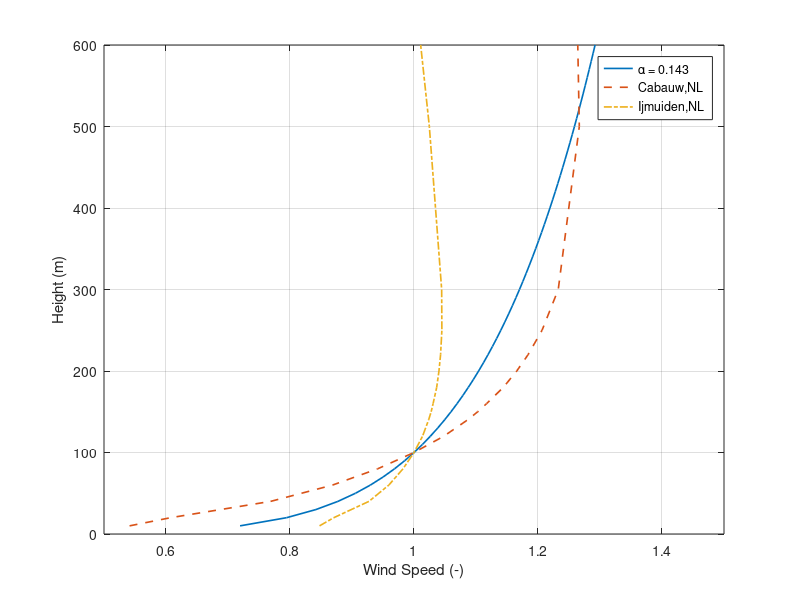
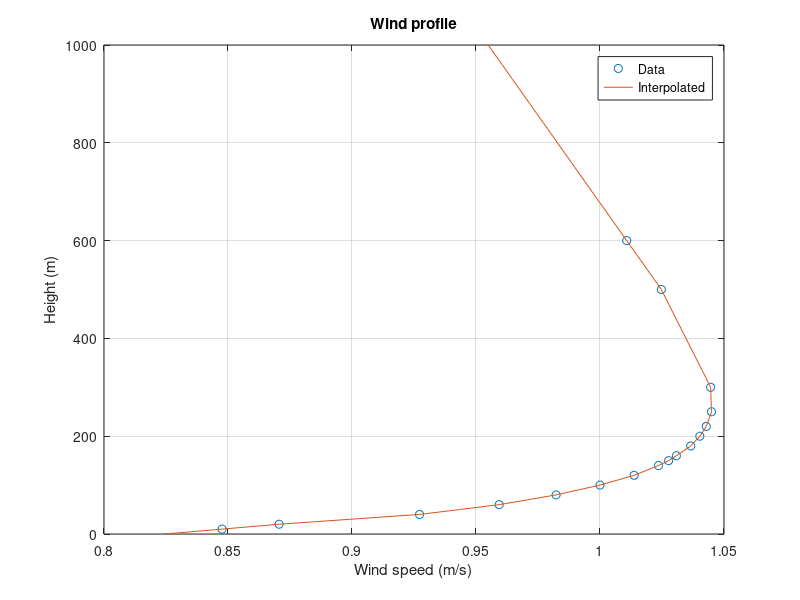
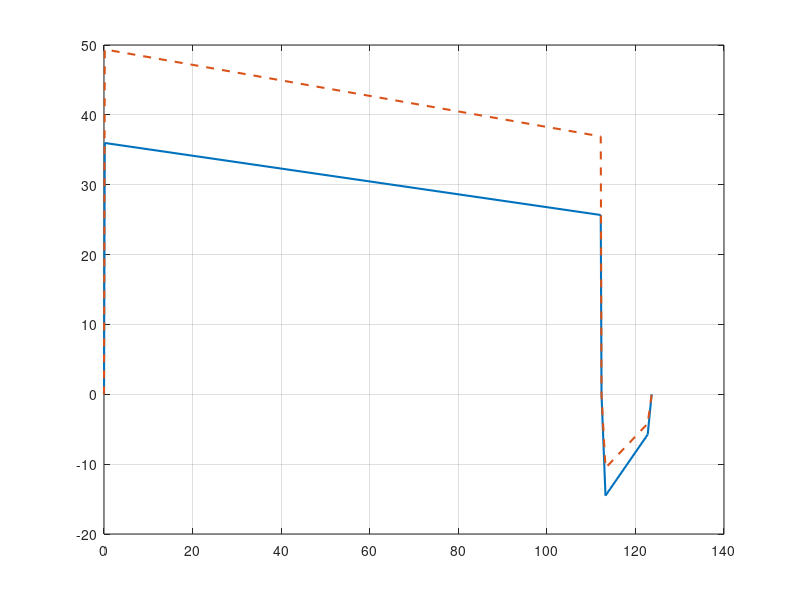

The MATLAB script that drew these images, in order: (Note: this script raises an error after producing the figures.)
clc
clearvars
clear global

%% Load saved outputs
load Outputs_Example/inputs.mat
load Outputs_Example/optData.mat
load Outputs_Example/outputs.mat
load Outputs_Example/processedOutputs.mat

%% Plot settings
vw = inputs.vw_ref;
x_axis_limit = [0 processedOutputs.vw_100m_operRange(end)];

newcolors = [ % 0.25, 0.25, 0.25
  0 0.4470 0.7410
0.8500 0.3250 0.0980 
0.4660, 0.6740, 0.1880
0.9290, 0.6940, 0.1250
0.4940, 0.1840, 0.5560
0.6350 0.0780 0.1840
0.3010 0.7450 0.9330];

%% Plots
% Wind profile
Vref = 10; % m/s
z = 10:10:600; % m
V = Vref * (z/inputs.h_ref).^inputs.windShearExp/Vref;
%   MegAWES Onshore location Cabauw. Wind speeds normalized with value at 100m. Profiles from: https://doi.org/10.1016/j.renene.2022.06.094
z_MegAWES = [10,20,40,60,80,100,120,140,150,160,180,200,220,250,300,500,600];
V_MegAWES_Cabauw = [0.541219682843206,0.607355091566827,0.768630154201962,0.868484406441142,0.941395360902529,1,1.04810058627160,1.08638854381156,1.10277338731106,1.11715868927737,1.14412258234309,1.16573551308321,1.18394938534465,1.20653423381438,1.23266397972046,1.26662287360302,1.26414483994687];
V_MegAWES_Ijmuiden = [0.847612611633547,0.870603040595613,0.927240267828556,0.959346286990695,0.982291573490674,1,1.01377720773809,1.02356771954493,1.02766760602000,1.03079423355205,1.03659625208888,1.04025827758100,1.04284618416620,1.04496440015282,1.04461712713371,1.02473617783789,1.01076976884552];
figure('units','inch','Position', [15 6 2 2.2])
hold on
box on
grid on
plot(V,z,'linewidth',1.2)
plot(V_MegAWES_Cabauw,z_MegAWES,'--','linewidth',1.2)
plot(V_MegAWES_Ijmuiden,z_MegAWES,'-.','linewidth',1.2)
legend('α = 0.143','Cabauw,NL','Ijmuiden,NL');
xlim([0.5 1.5])
xlabel('Wind Speed (-)')
ylabel('Height (m)')
% saveas(gcf, fullfile(directory, ['vert_wind_prof', '.fig']));
% print(gcf, fullfile(directory, ['vert_wind_prof', '.eps']), '-depsc2');
hold off

% Continuous function from vertical wind profile
% Define the heights at which you want to interpolate
heights = [0:10:1000]; % Adjust the desired height values as needed

% Interpolate V_MegAWES_Cabauw at the specified heights
V_interpolated = interp1(z_MegAWES, V_MegAWES_Ijmuiden, heights, 'linear', 'extrap');

% Plot the interpolated function
figure('units','inch','Position', [15 6 2 2.2])
hold on 
box on
grid on
plot(V_MegAWES_Ijmuiden, z_MegAWES, 'o', V_interpolated, heights, '-');
xlabel('Wind speed (m/s)');
ylabel('Height (m)');
title('Wind profile');
legend('Data', 'Interpolated', 'Location', 'Best');
hold off

% Cycle timeseries plots: Pattern averages
windSpeeds = [8,9 15,processedOutputs.cutOut,processedOutputs.cutIn];
for i = windSpeeds
    idx = find(vw == i);
    figure('units','inch','Position', [15 3 3.5 2.2])
    hold on
    grid on
    box on
    % Plot your data
    plot(processedOutputs.cyclePowerRep(i).t_inst, processedOutputs.cyclePowerRep(i).P_e_inst,'linewidth',1.5, 'DisplayName', 'P_{e}');
    plot(processedOutputs.cyclePowerRep(i).t_inst,processedOutputs.cyclePowerRep(i).P_m_inst,'--','linewidth',1.5, 'DisplayName', 'P_{m}');
    yline(processedOutputs.P_e_avg(idx)/10^3, '-.', 'linewidth',1.2, 'DisplayName', 'P_{e,avg}');
    % Set yline positions within the range of your data
    yline(0, '-', 'linewidth', 1, 'HandleVisibility', 'off');      
    ylabel('(kW)');
    xlabel('Time (s)');      
    % Create a custom legend with 'Data1' and 'Data2' only
    legend('Location', 'Best');      
    % Customize legend colors
    legend('TextColor', 'k', 'Color', 'w'); % 'TextColor' sets the text color, 'Color' sets the background color      
    xlim([0 processedOutputs.cyclePowerRep(i).t_inst(end)]);
    ylim([1.5*min(processedOutputs.cyclePowerRep(i).P_e_inst) 1.05*max(processedOutputs.cyclePowerRep(i).P_m_inst)]);
    title(strcat('Wind speed at 100m:', num2str(processedOutputs.cyclePowerRep(idx).ws), ' m/s'));      
    hold off
end

% Plots showing the per element results for rated wind speed
ws = processedOutputs.ratedWind;
fig = figure();
colororder(newcolors)
% Lengths
subplot(2,2,1)
hold on
grid on
box on
plot(processedOutputs.Rp(ws,:),':o','linewidth',1,'markersize',3);
plot(processedOutputs.l_t_inCycle(ws,:),':^','linewidth',1,'markersize',3);
plot(processedOutputs.h_inCycle(ws,:),':s','linewidth',1,'markersize',3);
ylabel('(m)');
legend('R_{p}','l_{t}','h_{p}','location','northwest');
hold off
% Speeds
subplot(2,2,2)
hold on
grid on
box on
yyaxis left
plot(processedOutputs.lambda(ws,:),':o','linewidth',1,'markersize',3);
plot(processedOutputs.f(ws,:),':s','linewidth',1,'markersize',3);
plot(processedOutputs.f_i(ws,:),':v','linewidth',1,'markersize',3);
ylabel('(-)');
yyaxis right
plot(processedOutputs.vw(ws,:),':s','linewidth',1,'markersize',3);
plot(processedOutputs.vw_i(ws,:),':v','linewidth',1,'markersize',3);
ylabel('(m/s)');
legend('λ','f_o','f_i','v_{w,o}','v_{w,i}','location','northwest');
hold off
% Glide ratios
subplot(2,2,3)
hold on
grid on
box on
plot(processedOutputs.E(ws,:),':s','linewidth',1,'markersize',3);
plot(processedOutputs.E_i(ws,:),':v','linewidth',1,'markersize',3);
% ylim([0 2.5]);
ylabel('(-)');
legend('E_o','E_i','location','northwest');
hold off
% Forces
subplot(2,2,4)
hold on
grid on
box on
plot(processedOutputs.Fa(ws,:)/1e3,':o','linewidth',1,'markersize',3);
plot(processedOutputs.Fa_i(ws,:)/1e3,':^','linewidth',1,'markersize',3);
plot(processedOutputs.Ft_drum(ws,:)/1e3,':s','linewidth',1,'markersize',3);
plot(processedOutputs.Ft_drum_i(ws,:)/1e3,':v','linewidth',1,'markersize',3);
legend('F_{a,o}','F_{a,i}','F_{tg,o}','F_{tg,i}','location','northwest');
ylabel('(kN)');
hold off
han=axes(fig,'visible','off'); 
han.Title.Visible='on';
han.XLabel.Visible='on';
han.YLabel.Visible='off';
ylabel(han,'yourYLabel');
xlabel(han,'Discretized reel-out length elements');
title(han,'Wind speed at 100m = 15 m/s');

% Speeds
figure('units','inch','Position', [3 3 3.5 2.2])
colororder(newcolors)
hold on
grid on
box on
yyaxis left
plot(vw, mean(processedOutputs.lambda,2),':o','linewidth',1,'markersize',3);
plot(vw, mean(processedOutputs.f,2),':s','linewidth',1,'markersize',3);
plot(vw, mean(processedOutputs.f_i,2),':v','linewidth',1,'markersize',3);
ylabel('(-)');
yyaxis right
plot(vw, mean(processedOutputs.vw,2),':s','linewidth',1,'markersize',3);
plot(vw, mean(processedOutputs.vw_i,2),':v','linewidth',1,'markersize',3);
ylabel('(m/s)');
legend('λ','f_{o}','f_{i}','v_{w,o}','v_{w,i}','location','northwest');
xlabel('Wind speed at 100m height (m/s)');
xlim(x_axis_limit);
%ylim([0 160]);
hold off

% Aero coefficients
figure('units','inch','Position', [3 6 3.5 2.2])
colororder(newcolors)
hold on
grid on
box on
plot(vw, mean(processedOutputs.CL,2),'o:','linewidth',1,'markersize',3);
plot(vw, mean(processedOutputs.CL_i,2),'d:','linewidth',1,'markersize',3);
plot(vw, mean(processedOutputs.CD_k,2),'^:','linewidth',1,'markersize',3);
plot(vw, mean(processedOutputs.CD_k_i,2),'v:','linewidth',1,'markersize',3);
plot(vw, mean(processedOutputs.CD_t,2),'s:','linewidth',1,'markersize',3);
ylabel('(-)');
legend('C_{L,o}','C_{L,i}','C_{D,k,o}','C_{D,k,i}','C_{D,t}','location','northwest','Orientation','vertical');
xlabel('Wind speed at 100m height (m/s)');
xlim(x_axis_limit);
%ylim([0 160]);
hold off

% Lengths
figure('units','inch','Position', [3 6 3.5 2.2])
colororder(newcolors)
hold on
grid on
box on
plot(vw, processedOutputs.h_cycleAvg,'d:','linewidth',1,'markersize',3);
plot(vw, mean(processedOutputs.Rp,2),'o:','linewidth',1,'markersize',3);
plot(vw, processedOutputs.deltaL,'^:','linewidth',1,'markersize',3);
plot(vw, processedOutputs.l_t_max,'s:','linewidth',1,'markersize',3);
plot(vw, processedOutputs.l_t_min,'x:','linewidth',1,'markersize',3);
ylabel('(m)');
legend('h_{p,avg}','R_{p,avg}','Δl','l_{t,max}','l_{t,min}','location','northwest','Orientation','vertical');
xlabel('Wind speed at 100m height (m/s)');
xlim(x_axis_limit);
%ylim([0 160]);
hold off

% Roll angle, avg patt elevation
figure('units','inch','Position', [7 3 3.5 2.2])
colororder(newcolors)
hold on
grid on
box on
plot(vw, mean(processedOutputs.rollAngle,2),'s:','linewidth',1,'markersize',3);
plot(vw, processedOutputs.beta,'o:','linewidth',1,'markersize',3);
plot(vw, processedOutputs.gamma,'d:','linewidth',1,'markersize',3);
ylabel('(deg)');
legend('$$\Psi$$','$$\overline{\beta}$$','$$\gamma$$','location','northwest','Orientation','vertical','Interpreter','latex');
xlabel('Wind speed at 100m height (m/s)');
xlim(x_axis_limit);
%ylim([0 160]);
hold off

% All forces 
figure('units','inch','Position', [7 6 3.5 2.2])
colororder(newcolors)
hold on
grid on
box on
plot(vw, mean(processedOutputs.Fa,2)./10^3,':o','linewidth',1,'markersize',3);
plot(vw, mean(processedOutputs.Fa_i,2)./10^3,':s','linewidth',1,'markersize',3);
plot(vw, mean(processedOutputs.Ft_drum,2)./10^3,':^','linewidth',1,'markersize',3);
plot(vw, mean(processedOutputs.Ft_drum_i,2)./10^3,':d','linewidth',1,'markersize',3);
plot(vw, processedOutputs.W./10^3,':x','linewidth',1,'markersize',4);
ylabel('(kN)');
legend('F_{a,o}','F_{a,i}','F_{tg,o}','F_{tg,i}','W','location','northwest');
xlabel('Wind speed at 100m height (m/s)');
xlim(x_axis_limit);
%ylim([0 160]);
hold off

% % Efficiencies
% ERO_elec = sum(processedOutputs.PROeff_elec.*processedOutputs.tROeff,2)' + processedOutputs.PRO1_elec.*processedOutputs.t1;
% ERI_elec = sum(processedOutputs.PRIeff_elec.*processedOutputs.tRIeff,2)' + processedOutputs.PRI2_elec.*processedOutputs.t2;
% ERO_mech = sum(processedOutputs.PROeff_mech.*processedOutputs.tROeff,2)' + processedOutputs.PRO1_mech.*processedOutputs.t1;
% ERI_mech = sum(processedOutputs.PRIeff_mech.*processedOutputs.tRIeff,2)' + processedOutputs.PRI2_mech.*processedOutputs.t2;
% figure('units','inch','Position', [11 3 3.5 2.2])
% colororder(newcolors)
% hold on
% grid on
% box on
% plot(vw, (ERO_mech-ERI_mech)./ERO_mech,'o','markersize',3);
% plot(vw, (ERO_elec-ERI_elec)./ERO_mech,'+','markersize',3);
% plot(vw, processedOutputs.dutyCycle,'d','markersize',3);
% plot(vw, mean(processedOutputs.reelOutF,2),'x','markersize',3);
% ylabel('(-)');
% % ylim([30 100]);
% legend('η_{m,avg}','η_{e,avg}','D','f','location','southeast');
% xlabel('Wind speed at 100m height (m/s)');
% xlim(x_axis_limit);
% hold off

% Time, num of patterns
figure('units','inch','Position', [11 3 3.5 2.2])
colororder(newcolors)
hold on
grid on
box on
yyaxis left
plot(vw, processedOutputs.to,':s','linewidth',1,'markersize',3);
plot(vw, processedOutputs.ti,':d','linewidth',1,'markersize',3);
plot(vw, mean(processedOutputs.tPatt,2),':o','linewidth',1,'markersize',3);
ylabel('(s)');
yyaxis right
plot(vw, mean(processedOutputs.numOfPatt,2),':^','linewidth',1,'markersize',3);
ylabel('(-)');
xlabel('Wind speed at 100m height (m/s)');
legend('t_{o}','t_{i}','t_{patt,avg}','N_{p}','location','northwest');
xlim(x_axis_limit);
hold off

% Power plots
pastel_b = '[0 0.4470 0.7410]';
figure('units','inch','Position', [11 6 3.5 2.2])
colororder(newcolors)
hold on
grid on
box on
plot(vw, processedOutputs.P_m_o./10^3,':o','linewidth',1,'markersize',3);
plot(vw, processedOutputs.P_e_o./10^3,':s','linewidth',1,'markersize',3);
plot(vw, processedOutputs.P_m_i./10^3,':d','linewidth',1,'markersize',3);
plot(vw, processedOutputs.P_e_i./10^3,':^','linewidth',1,'markersize',3);
plot(vw, processedOutputs.P_e_avg./10^3,':x','linewidth',1,'markersize',5);
ylabel('(kW)');
%title('Cycle averages');
legend('P_{m,o}','P_{e,o}','P_{m,i}','P_{e,i}','P_{e,avg}','location','northwest');
xlabel('Wind speed at 100m height (m/s)');
xlim(x_axis_limit);
hold off


% Power curve comparison plot
% Loyd
CL_loyd = inputs.Cl_maxAirfoil*inputs.Cl_eff_F;
CD_loyd = inputs.Cd0 + (CL_loyd-inputs.Cl0_airfoil)^2/(pi()*inputs.AR*inputs.e);
for i = 1:length(vw)
    P_Loyd(i) = (4/27)*(CL_loyd^3/CD_loyd^2)*(1/2)*inputs.airDensity*inputs.S*(vw(i)^3);
    if P_Loyd(i)>processedOutputs.ratedPower
        P_Loyd(i) = processedOutputs.ratedPower;
    end 
end
% AP3 6DoF simulation results
AP3.PC.ws    = [7.32E+00, 8.02E+00, 9.05E+00, 1.00E+01, 1.10E+01, 1.20E+01, ...
  1.30E+01, 1.41E+01, 1.50E+01, 1.60E+01, 1.70E+01, 1.80E+01, 1.90E+01]; %[m/s]
AP3.PC.power = [0.00E+00, 7.01E+03, 2.37E+04, 4.31E+04, 6.47E+04, 8.46E+04, ...
  1.02E+05, 1.20E+05, 1.34E+05, 1.49E+05, 1.50E+05, 1.50E+05, 1.50E+05]./10^3; %[kW]

figure('units','inch','Position', [4 4 3.5 2.2])
colororder(newcolors)
hold on
grid on
box on
plot(vw, P_Loyd./10^3,'-','linewidth',1);
plot(vw, processedOutputs.P_e_avg./10^3,':s','linewidth',1,'MarkerSize',3);
plot(AP3.PC.ws, AP3.PC.power,':^k','linewidth',1,'MarkerSize',3);
ylabel('Power (kW)');
legend('Ideal Reel-out','QSM','6-DOF','location','southeast');
xlabel('Wind speed at 100m height (m/s)');
xlim(x_axis_limit);
hold off

%% Scaling effects

% % Fixed WA: Finding opt tether size for given WA. No constraints and No reel-in
% clc
% clearvars
% clear global
% inputSheet_scalingEffects;
% inputs.S = 100;
% for i =1:6
%   inputs.Ft_max = 200+200*i;
%   fixedWA.Ft_max(i) = inputs.Ft_max;
%   [optData,outputs,postProRes] = main(inputs);
%   fixedWA.m_k(i)     = outputs.m_k;
%   fixedWA.zeta(i)    = outputs.zetaMech;
%   fixedWA.Ft_to_S(i) = fixedWA.Ft_max(i)/inputs.S;
% end
% figure('units','inch','Position', [4 4 3.5 2.2])
% hold on
% grid on
% box on
% xlabel('F_{t,max} (kN)');
% yyaxis left
% plot(fixedWA.Ft_max,fixedWA.zeta,'o-','linewidth',1,'MarkerSize',3);
% ylabel('ζ (-)');
% yyaxis right
% plot(fixedWA.Ft_max,fixedWA.m_k,'^-','linewidth',1,'MarkerSize',3);
% ylabel('m_k (kg)');
% title('S = 100 m^2');
% hold off
% 
% 
% % Fixed Ft_max
% clc
% clearvars
% clear global
% inputSheet_scalingEffects;
% FixedFt_max.Ft_max = 400;
% for i =1:10
%   inputs.S = 10*i;
%   FixedFt_max.S(i)       = inputs.S;
%   inputs.Ft_max          = FixedFt_max.Ft_max;
%   FixedFt_max.Ft_max     = inputs.Ft_max;
%   [optData,outputs,postProRes] = main(inputs);
%   FixedFt_max.m_k(i)     = outputs.m_k;
%   FixedFt_max.zeta(i)    = outputs.zetaMech;
% end
% figure('units','inch','Position', [12 4 3.5 2.2])
% hold on
% grid on
% box on
% xlabel('S (m^2)');
% yyaxis left
% plot(FixedFt_max.S,FixedFt_max.zeta,'o-','linewidth',1,'MarkerSize',3);
% ylabel('ζ (-)');
% yyaxis right
% plot(FixedFt_max.S,FixedFt_max.m_k,'^-','linewidth',1,'MarkerSize',3);
% ylabel('m_k (kg)');
% title('F_{t.max} = 200 kN');
% hold off

% % Full power curve plots without and with mass effect 
%   inputSheet;
%   inputs.S = 100;
%   for i = 1:2
%     inputs.FgToggle = i-1;
%     [optData,outputs,processedOutputs] = main(inputs);
%     P(i).massEffect =  processedOutputs.P_e_avg;
%   end
%   figSize = [5 5 3.2 2];
%   figure('units','inch','Position', figSize)
%   hold on
%   grid on
%   box on
%   plot(P(1).massEffect./1e6,'o-','linewidth',1,'MarkerSize',2);
%   plot(P(2).massEffect./1e6,'^-','linewidth',1,'MarkerSize',2);
%   legend('Without gravity','With gravity');
%   xlabel('Wind speed at 100m height (m/s)');
%   xlim([0 processedOutputs.vw_100m_operRange(end)]);
%   ylabel('Power (MW)');
%   hold off
% 
% % Full Power curve plots for fixed S, increasing Ft_max
% inputSheet;
% inputs.S = 100;
% figSize = [5 5 3.2 2];
% figure('units','inch','Position', figSize)
% hold on
% grid on
% box on
% numEvals = 5;
% legendLabels = cell(numEvals,1);
% for i = 1:numEvals
%     inputs.Ft_max = 2*inputs.S + i*100;
%     [optData,outputs,processedOutputs] = main(inputs);
%     P(i).increasingFt_max =  processedOutputs.P_e_avg;
%     % Plotting
%     plot(P(i).increasingFt_max./1e6,'o-','linewidth',1,'MarkerSize',2);
%     legendLabels{i} = ['F_{t,max}= ' num2str(inputs.Ft_max) 'kN'];
% end
% xlabel('Wind speed at 100m height (m/s)');
% ylabel('Power (MW)');
% title(strcat('S = ',num2str(inputs.S),'m^2'));
% xlim([0 processedOutputs.vw_100m_operRange(end)]);
% legend(legendLabels, 'Location', 'Best');
% hold off
% 
% % Full Power curve plots for increasing S, fixed Ft_max/S, no mechanical power limit
% inputSheet;
% inputs.peakM2E_F      = 30;
% figSize = [5 5 3.2 2];
% figure('units','inch','Position', figSize)
% hold on
% grid on
% box on
% numEvals = 5;
% legendLabels = cell(numEvals,1);
% for i = 1:numEvals
%     inputs.S = i*30;
%     inputs.Ft_max = 8*inputs.S;
%     [optData,outputs,processedOutputs] = main(inputs);
%     P(i).increasingS =  processedOutputs.P_e_avg;
%     % Plotting
%     plot(P(i).increasingS./1e6,'o-','linewidth',1,'MarkerSize',2);
%     legendLabels{i} = ['S = ' num2str(inputs.S) 'm^2'];
% end
% xlabel('Wind speed at 100m height (m/s)');
% xlim([0 processedOutputs.vw_100m_operRange(end)]);
% ylabel('Power (MW)');
% title(strcat('F_{t,max}/S = ',num2str(inputs.Ft_max/inputs.S),'kN/m^2'));
% legend(legendLabels, 'Location', 'Best');
% hold off




%% Sensitivity plots example

  % %% Wing area
  % inputSheet_AP3;
  % % inputs.massOverride   = 1;
  % % inputs.kiteMass = 4.365695525193600e+02;
  % s(1).S  = inputs.S;
  % s(2).S  = 0.8*s(1).S;
  % s(3).S  = 0.9*s(1).S;
  % s(4).S  = 1.1*s(1).S;
  % s(5).S  = 1.2*s(1).S;
  % for i = 1:numel(s)
  %   inputs.S = s(i).S;
  %   [optData,outputs,postProRes] = main(inputs);
  %   P(i).S =  postProRes.P_e_avg;
  % end
  % figSize = [5 5 3.2 2];
  % figure('units','inch','Position', figSize)
  % hold on
  % grid on
  % box on
  % plot(P(2).S./1e3,'o-','linewidth',1,'MarkerSize',2);
  % plot(P(3).S./1e3,'o-','linewidth',1,'MarkerSize',2);
  % plot(P(1).S./1e3,'o-','linewidth',1,'MarkerSize',2);
  % plot(P(4).S./1e3,'o-','linewidth',1,'MarkerSize',2);
  % plot(P(5).S./1e3,'o-','linewidth',1,'MarkerSize',2);
  % legend(strcat(num2str(s(2).S),'m^2'),strcat(num2str(s(3).S),'m^2'),strcat(num2str(s(1).S),'m^2'),strcat(num2str(s(4).S),'m^2'),strcat(num2str(s(5).S),'m^2'),'location','southeast');
  % xlabel('Wind speed at 100m height (m/s)');
  % ylabel('Power (kW)');
  % xlim([3 20]);
  % hold off
  % 
%% Comparison with base-case (verification)

% lambda.NoEle = [5.07, 5.23, 5.36, 5.48, 5.58];
% lambda.Ele   = [4.1,4.26,4.4,4.51,4.62];
% lambda.G     = [3.45,3.83,4.08,4.26,4.41];
% 
% kByE.NoEle   = [1,1,1,1,1];
% kByE.Ele     = [1,1,1,1,1];
% kByE.G       = [0.84,0.89,0.92,0.94,0.95];
% 
% zeta.NoEle    = [15.63,15.24,14.8,14.34,13.87];
% zeta.Ele   = [10.4,10.28,10.09,9.86,9.61];
% zeta.G     = [6.59,7.7,8.21,8.43,8.49];
% ws = 11:15;
% 
% figure()
% subplot(1,2,1)
% hold on
% box on
% grid on
% xlabel('Wind speed (m/s)');
% plot(ws,kByE.NoEle,'-d','markersize',3,'linewidth',1);
% plot(ws,kByE.Ele,'-o','markersize',3,'linewidth',1);
% plot(ws,kByE.G,'-s','markersize',3,'linewidth',1);
% legend('No Elevation', 'Elevation',' Elevation + Gravity'); 
% ylabel('k/E(-)');
% % xticks([1,2,3,4,5]);
% % xticklabels({'Top (Flying left)','Side (Flying down)','Bottom (Flying right)','Side(Flying up)','Center (flying left)'});
% hold off
% subplot(1,2,2)
% % figure()
% hold on
% box on
% grid on
% xlabel('Wind speed (m/s)');
% plot(ws,zeta.NoEle,'-d','markersize',3,'linewidth',1);
% plot(ws,zeta.Ele,'-o','markersize',3,'linewidth',1);
% plot(ws,zeta.G,'-s','markersize',3,'linewidth',1);
% legend('No Elevation', 'Elevation',' Elevation + Gravity'); 
% ylabel('ζ(-)');
% % xticks([1,2,3,4,5]);
% % xticklabels({'Top (Flying left)','Side (Flying down)','Bottom (Flying right)','Side(Flying up)','Center (flying left)'});
% hold off
